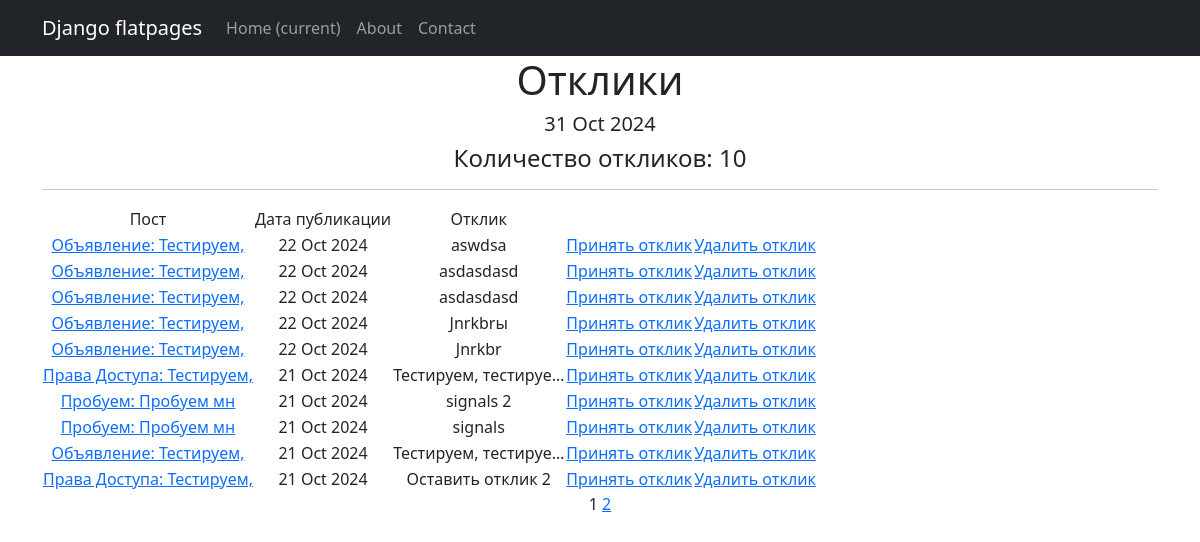
The app's page /board/responses/, older data.
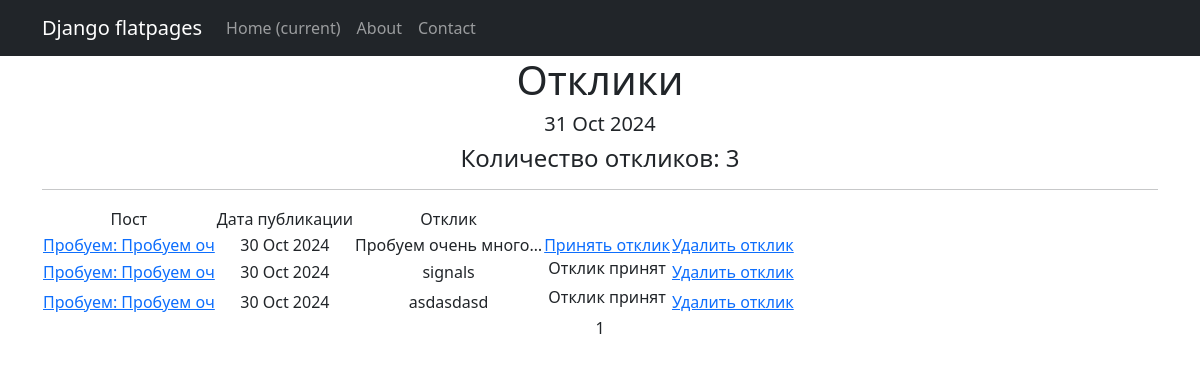
The same page, newer data.
### board/models.py (models this page shows, shortened)
class Response(models.Model):
    post = models.ForeignKey(Post, on_delete=models.CASCADE)
    user = models.ForeignKey(User, on_delete=models.CASCADE, related_name='response')
    text = models.TextField()
    time_response = models.DateTimeField(auto_now_add=True)
    condition = models.BooleanField(default=False)

class Post(models.Model):
    tanks = 'TT'
    healers = 'HL'
    damage_dealers = 'DD'
    dealers = 'DL'
    guild_masters = 'GM'
    quest_givers = 'QG'
    blacksmiths = 'BM'
    tanners = 'TN'
    potion_makers = 'PM'
    spell_masters = 'SM'
    CATEGORIES = [
        ('tanks', 'Танки'),
        ('healers', 'Хилы'),
        ('damage_dealers', 'ДД'),
        ('dealers', 'Торговцы'),
        ('guild_masters', 'Гилдмастеры'),
        ('quest_givers', 'Квестгиверы'),
        ('blacksmiths', 'Кузнецы'),
        ('tanners', 'Кожевники'),
        ('potion_makers', 'Зельевары'),
        ('spell_masters', 'Мастера заклинаний')
    ]
    category = models.CharField(max_length=15, choices=CATEGORIES, verbose_name='Категория')
    author = models.ForeignKey(User, on_delete=models.CASCADE, verbose_name='Автор')
    datetime_in = models.DateTimeField(auto_now_add=True)
    heading = models.CharField(max_length=60, verbose_name='Заголовок')
    text = models.TextField(verbose_name='Текст')
    image = models.ImageField(upload_to=get_path_upload_image, null=True, blank=True, verbose_name='Изображение')
    video = models.FileField(upload_to=get_path_upload_video, null=True, blank=True, verbose_name='Видео')
    def __str__(self):
        return f'{self.heading.title()}: {self.text[:10]}'

### board/views.py (the view)
# urls.py: path('responses/', ResponseList.as_view(), name='response_list'),
class ResponseList(ListView):
    model = Response
    ordering = '-time_response'
    template_name = 'response.html'
    context_object_name = "response"
    paginate_by = 10

### board/templatetags/custom_tags.py (called while the page is built)
@register.simple_tag()
def current_time(format_string='%b %d %Y'):
    return datetime.utcnow().strftime(format_string)

### templates/response.html (shortened to what this page needs)
{% extends 'flatpages/default.html' %}
{% load custom_tags %}
{% load i18n %}
{% block content %}
<h1>Отклики</h1>
<h5>{% current_time '%d %b %Y' %}</h5>
<h4>Количество откликов: {{ response|length }}</h4>
<hr>
{% if response %}
    <table>
        <tr>
            <td>Пост</td>
            <td>Дата публикации</td>
            <td>Отклик</td>
        </tr>
        {% for c in response %}
        <tr>
            <td>
                <a href="{% url 'ad_detail' c.post.id %}">{{ c.post }}</a>
            </td>
            <td>{{ c.time_response|date:'d M Y' }}</td>
            <td>{{ c.text|truncatechars:20 }}</td>
            <td>
                {% if c.condition == False %}
                    <a href="{% url 'response_accept' c.id  %}"> Принять отклик </a>
                {% else %}
                    <h6> Отклик принят </h6>
                {% endif %}
            </td>
            <td>
                <a href="{% url 'response_delete' c.id  %}"> Удалить отклик </a>
            </td>
        </tr>
        {% endfor %}
    </table>
{% else %}
    <h2>Откликов пока нет!</h2>
{% endif %}
    {{ page_obj.number }}
    {% if page_obj.has_next %}
        <a href="?page={{ page_obj.next_page_number }}">{{ page_obj.next_page_number }}</a>
    {% endif %}
{% endblock content %}

Row changes from the older to the newer data that the page shows:
removed Response: post "Объявление: Тестируем,", time_response "22 Oct 2024", text "aswdsa", condition "Принять отклик"
removed Response: post "Объявление: Тестируем,", time_response "22 Oct 2024", text "asdasdasd", condition "Принять отклик"
removed Response: post "Объявление: Тестируем,", time_response "22 Oct 2024", text "asdasdasd", condition "Принять отклик"
removed Response: post "Объявление: Тестируем,", time_response "22 Oct 2024", text "Jnrkbrы", condition "Принять отклик"
removed Response: post "Объявление: Тестируем,", time_response "22 Oct 2024", text "Jnrkbr", condition "Принять отклик"
removed Response: post "Права Доступа: Тестируем,", time_response "21 Oct 2024", text "Тестируем, тестируе…", condition "Принять отклик"
removed Response: post "Пробуем: Пробуем мн", time_response "21 Oct 2024", text "signals 2", condition "Принять отклик"
removed Response: post "Пробуем: Пробуем мн", time_response "21 Oct 2024", text "signals", condition "Принять отклик"
removed Response: post "Объявление: Тестируем,", time_response "21 Oct 2024", text "Тестируем, тестируе…", condition "Принять отклик"
removed Response: post "Права Доступа: Тестируем,", time_response "21 Oct 2024", text "Оставить отклик 2", condition "Принять отклик"
added Response: post "Пробуем: Пробуем оч", time_response "30 Oct 2024", text "Пробуем очень много…", condition "Принять отклик"
added Response: post "Пробуем: Пробуем оч", time_response "30 Oct 2024", text "signals", condition "Отклик принят"
now on this page (row edited): Response: post "Пробуем: Пробуем оч", time_response "30 Oct 2024", text "asdasdasd", condition "Отклик принят"
Text that changed along with them:
{{ response|length }}: "10" → "3"
{{ page_obj.next_page_number }}: "2" → (not shown)
